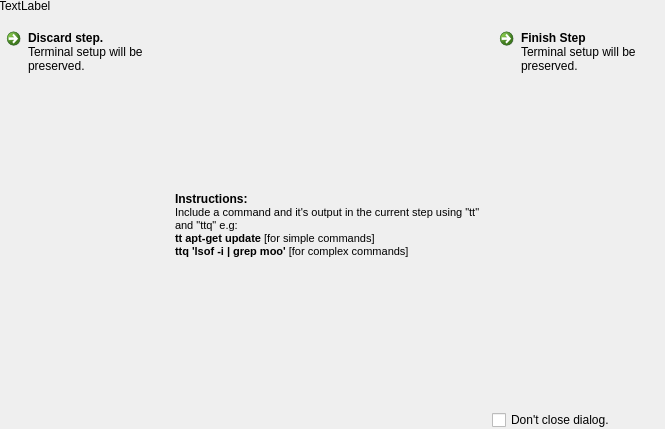
<?xml version="1.0" encoding="UTF-8"?>
<ui version="4.0">
 <class>TerminalDialog</class>
 <widget class="QDialog" name="TerminalDialog">
  <property name="geometry">
   <rect>
    <x>0</x>
    <y>0</y>
    <width>665</width>
    <height>429</height>
   </rect>
  </property>
  <property name="windowTitle">
   <string>Dialog</string>
  </property>
  <widget class="QWidget" name="verticalLayoutWidget">
   <property name="geometry">
    <rect>
     <x>-1</x>
     <y>-1</y>
     <width>661</width>
     <height>431</height>
    </rect>
   </property>
   <layout class="QVBoxLayout" name="verticalLayout" stretch="0,1,0">
    <property name="spacing">
     <number>8</number>
    </property>
    <property name="sizeConstraint">
     <enum>QLayout::SetDefaultConstraint</enum>
    </property>
    <item>
     <layout class="QHBoxLayout" name="horizontalLayout">
      <item>
       <widget class="QLabel" name="label">
        <property name="text">
         <string>TextLabel</string>
        </property>
       </widget>
      </item>
     </layout>
    </item>
    <item>
     <layout class="QVBoxLayout" name="terminalTargetLayout"/>
    </item>
    <item>
     <layout class="QHBoxLayout" name="horizontalLayout_2" stretch="0,1,0">
      <item>
       <layout class="QVBoxLayout" name="verticalLayout_3" stretch="1,0">
        <item>
         <widget class="QCommandLinkButton" name="discardStepButton">
          <property name="text">
           <string>Discard step.</string>
          </property>
          <property name="icon">
           <iconset resource="icons.qrc">
            <normaloff>:/icons/icons/48px-Edit-delete.svg.png</normaloff>:/icons/icons/48px-Edit-delete.svg.png</iconset>
          </property>
          <property name="description">
           <string>Terminal setup will be preserved.</string>
          </property>
         </widget>
        </item>
        <item>
         <spacer name="verticalSpacer">
          <property name="orientation">
           <enum>Qt::Vertical</enum>
          </property>
          <property name="sizeHint" stdset="0">
           <size>
            <width>20</width>
            <height>22</height>
           </size>
          </property>
         </spacer>
        </item>
       </layout>
      </item>
      <item>
       <widget class="QLabel" name="label_2">
        <property name="text">
         <string>&lt;!DOCTYPE HTML PUBLIC &quot;-//W3C//DTD HTML 4.0//EN&quot; &quot;http://www.w3.org/TR/REC-html40/strict.dtd&quot;&gt;
&lt;html&gt;&lt;head&gt;&lt;meta name=&quot;qrichtext&quot; content=&quot;1&quot; /&gt;&lt;style type=&quot;text/css&quot;&gt;
p, li { white-space: pre-wrap; }
&lt;/style&gt;&lt;/head&gt;&lt;body style=&quot; font-family:'Ubuntu'; font-size:9pt; font-weight:400; font-style:normal;&quot;&gt;
&lt;table border=&quot;0&quot; style=&quot;-qt-table-type: root; margin-top:4px; margin-bottom:4px; margin-left:4px; margin-right:4px;&quot;&gt;
&lt;tr&gt;
&lt;td style=&quot;border: none;&quot;&gt;
&lt;p style=&quot; margin-top:0px; margin-bottom:0px; margin-left:0px; margin-right:0px; -qt-block-indent:0; text-indent:0px;&quot;&gt;&lt;span style=&quot; font-family:'Sans'; font-weight:600;&quot;&gt;Instructions:&lt;/span&gt;&lt;/p&gt;
&lt;p style=&quot; margin-top:0px; margin-bottom:0px; margin-left:0px; margin-right:0px; -qt-block-indent:0; text-indent:0px;&quot;&gt;&lt;span style=&quot; font-family:'Sans'; font-size:8pt;&quot;&gt;Include a command and it's output in the current step using &amp;quot;tt&amp;quot; and &amp;quot;ttq&amp;quot; e.g:&lt;/span&gt;&lt;/p&gt;
&lt;p style=&quot; margin-top:0px; margin-bottom:0px; margin-left:0px; margin-right:0px; -qt-block-indent:0; text-indent:0px;&quot;&gt;&lt;span style=&quot; font-family:'Sans'; font-size:8pt; font-weight:600;&quot;&gt;tt apt-get update&lt;/span&gt;&lt;span style=&quot; font-family:'Sans'; font-size:8pt;&quot;&gt; [for simple commands]&lt;/span&gt;&lt;/p&gt;
&lt;p style=&quot; margin-top:0px; margin-bottom:0px; margin-left:0px; margin-right:0px; -qt-block-indent:0; text-indent:0px;&quot;&gt;&lt;span style=&quot; font-family:'Sans'; font-size:8pt; font-weight:600;&quot;&gt;ttq 'lsof -i | grep moo'&lt;/span&gt;&lt;span style=&quot; font-family:'Sans'; font-size:8pt;&quot;&gt; [for complex commands]&lt;/span&gt;&lt;/p&gt;&lt;/td&gt;&lt;/tr&gt;&lt;/table&gt;&lt;/body&gt;&lt;/html&gt;</string>
        </property>
        <property name="wordWrap">
         <bool>true</bool>
        </property>
       </widget>
      </item>
      <item>
       <layout class="QVBoxLayout" name="verticalLayout_2">
        <item>
         <widget class="QCommandLinkButton" name="finishStepButton">
          <property name="text">
           <string>Finish Step</string>
          </property>
          <property name="icon">
           <iconset resource="icons.qrc">
            <normaloff>:/icons/icons/48px-Dialog-apply.svg.png</normaloff>:/icons/icons/48px-Dialog-apply.svg.png</iconset>
          </property>
          <property name="description">
           <string>Terminal setup will be preserved.</string>
          </property>
         </widget>
        </item>
        <item>
         <widget class="QCheckBox" name="keepDialogOpenCheckBox">
          <property name="text">
           <string>Don't close dialog.</string>
          </property>
          <property name="tristate">
           <bool>false</bool>
          </property>
         </widget>
        </item>
       </layout>
      </item>
     </layout>
    </item>
   </layout>
  </widget>
 </widget>
 <resources>
  <include location="icons.qrc"/>
 </resources>
 <connections/>
</ui>
